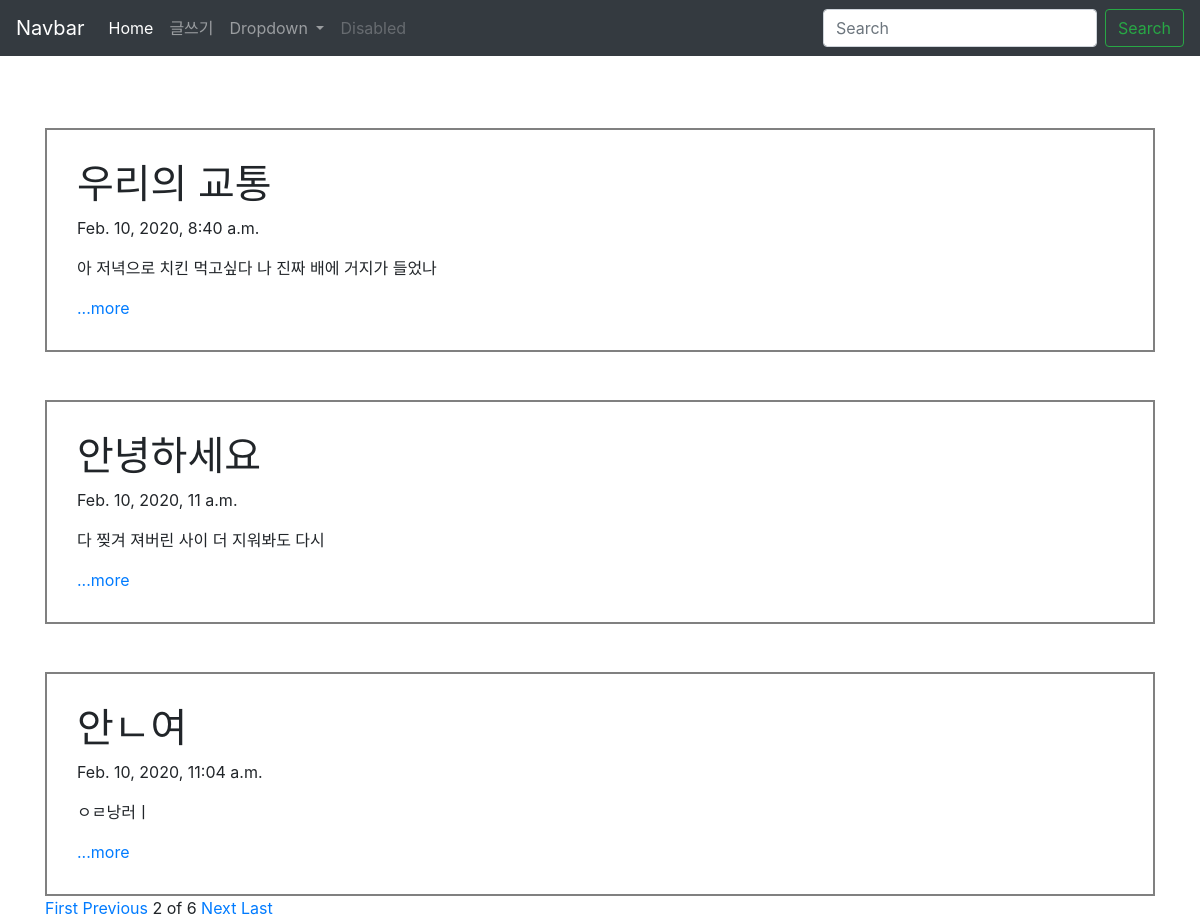
Screenshot of /?page=2 with the database file from the repository.
### BlogApp/models.py (models this page shows, shortened)
class writing(models.Model):
    title = models.CharField(max_length=100)
    pub_date = models.DateTimeField(auto_now_add=True)
    text = models.TextField()
    def summary(self):
        return self.text[:100]

### BlogApp/views.py (the view)
# urls.py: 2. Add a URL to urlpatterns:  path('', views.home, name='home')
def home(request):
    write = writing.objects #쿼리셋
    writing_list = writing.objects.all()
    paginator = Paginator(writing_list,3)
    page = request.GET.get('page')
    posts = paginator.get_page(page)
    return render(request, 'home.html', {'writings':write, 'posts':posts} )

### BlogApp/templates/home.html
{% extends 'base.html' %}
{% block contents %}
<body>
    <div class="container">
        {% for w in posts %}
        <br><br>
        <div style="border: 2px solid gray; padding: 30px;">
            <h1>{{w.title}}</h1>
            <p>{{w.pub_date}}</p>
            <p>{{w.summary}} </p>
            <a href="{% url 'detail' w.id %}">...more </a>
        </div>
        {% endfor %}
    </div>
</body>
<div class="container">
    {% if posts.has_previous %}
    <a href="?page=1">First</a>
    <a href="?page={{posts.previous_page_number}}">Previous</a>
    {% endif %}
    <span>{{posts.number}}</span>
    <span>of</span>
    <span>{{posts.paginator.num_pages}}</span>
    {% if posts.has_next %}
    <a href="?page={{posts.next_page_number}}">Next</a>
    <a href="?page={{posts.paginator.num_pages}}">Last</a>
    {% endif %}
</div>
{% endblock contents %}

### rows the page displays
writing: title "우리의 교통", pub_date "Feb. 10, 2020, 8:40 a.m.", summary "아 저녁으로 치킨 먹고싶다 나 진짜 배에 거지가 들었나"
writing: title "안녕하세요", pub_date "Feb. 10, 2020, 11 a.m.", summary "다 찢겨 져버린 사이 더 지워봐도 다시"
writing: title "안ㄴ여", pub_date "Feb. 10, 2020, 11:04 a.m.", summary "ㅇㄹ낭러ㅣ"

### other values shown
{{ posts.number }} "2"
{{ posts.paginator.num_pages }} "6"
